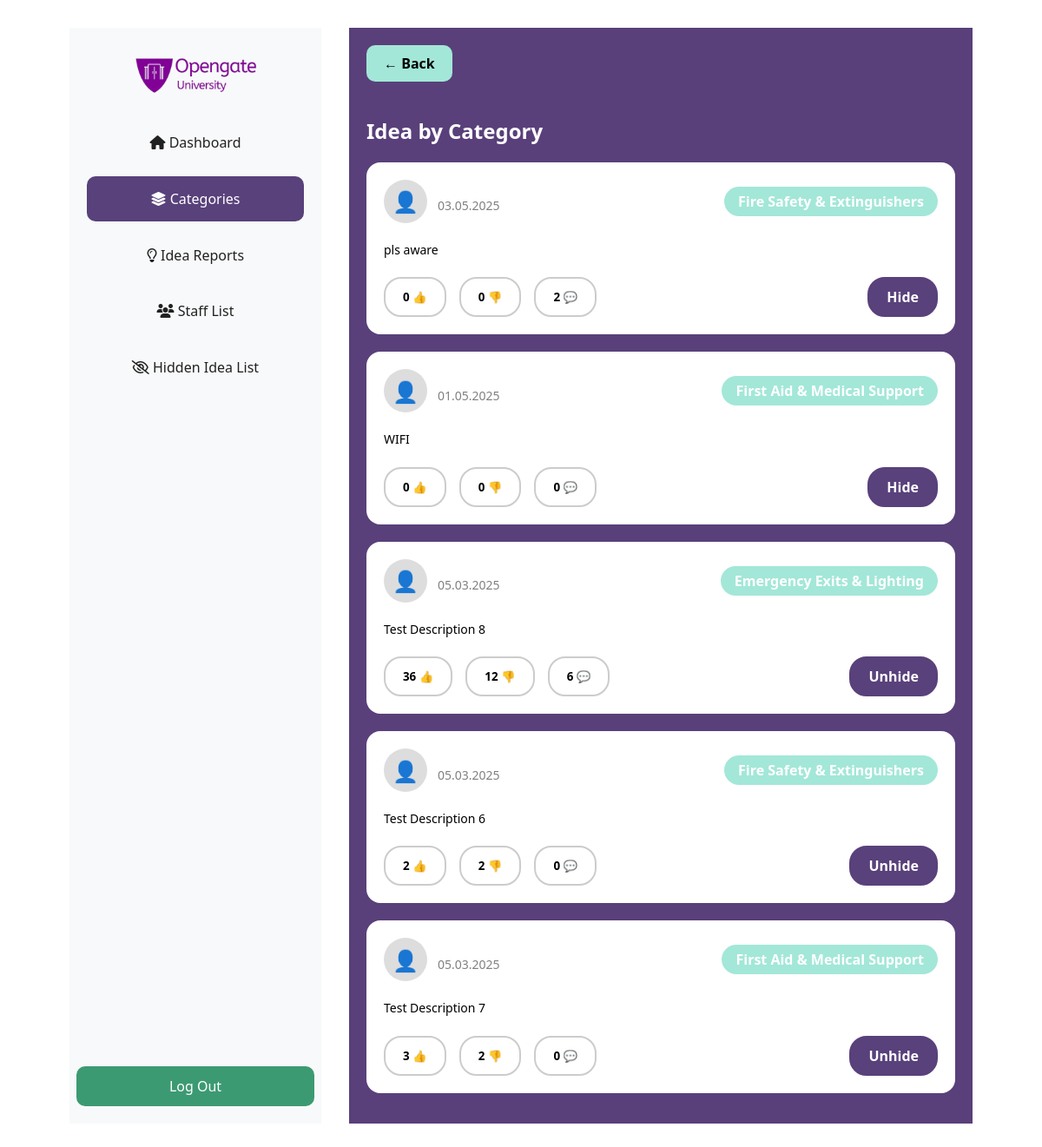
The page /EWSD/qa_manager_idea_list.php?category_name=Safety (signed in) on the database its author committed.
### tables this page shows
CREATE TABLE `maincategory` (
  `MainCategoryID` int(11) NOT NULL,
  `MainCategoryTitle` varchar(255) DEFAULT NULL,
  `Description` text DEFAULT NULL,
  `Status` varchar(255) DEFAULT NULL,
  `created_at` timestamp NOT NULL DEFAULT current_timestamp(),
  `updated_at` timestamp NOT NULL DEFAULT current_timestamp() ON UPDATE current_timestamp()
);

CREATE TABLE `ideas` (
  `idea_id` int(11) NOT NULL,
  `userID` int(11) DEFAULT NULL,
  `requestIdea_id` int(11) DEFAULT NULL,
  `SubCategoryID` int(11) DEFAULT NULL,
  `title` varchar(255) DEFAULT NULL,
  `description` text DEFAULT NULL,
  `img_path` text DEFAULT NULL,
  `status` varchar(255) DEFAULT NULL,
  `anonymousSubmission` tinyint(1) DEFAULT NULL,
  `created_at` timestamp NOT NULL DEFAULT current_timestamp(),
  `updated_at` timestamp NOT NULL DEFAULT current_timestamp() ON UPDATE current_timestamp()
);

CREATE TABLE `subcategory` (
  `SubCategoryID` int(11) NOT NULL,
  `MainCategoryID` int(11) DEFAULT NULL,
  `SubCategoryTitle` varchar(255) DEFAULT NULL,
  `Description` text DEFAULT NULL,
  `created_at` timestamp NOT NULL DEFAULT current_timestamp(),
  `updated_at` timestamp NOT NULL DEFAULT current_timestamp() ON UPDATE current_timestamp()
);

### EWSD/qa_manager_idea_list.php (the view, shortened to what this page needs)
<?php
$connect = new Connect();
$connection = $connect->getConnection();
$categoryName = '';
if (isset($_GET['category_name'])) {
    $categoryName = mysqli_real_escape_string($connection, $_GET['category_name']);
}
$topQuery = "SELECT
        mc.MainCategoryTitle,
        sc.SubCategoryTitle,
        i.idea_id,
        u.user_name,
        i.title AS idea_title,
        i.description AS idea_description,
        i.status AS idea_status,
        i.anonymousSubmission,
        i.created_at AS idea_created_at,
        i.updated_at AS idea_updated_at,
        dp.department_name AS department_name,
        COUNT(DISTINCT ic.ideacommentID) AS comment_count,
        COUNT(DISTINCT iv.ideavoteID) AS total_votes,
        SUM(CASE WHEN iv.votetype = 1 THEN 1 ELSE 0 END) AS upvotes,
        SUM(CASE WHEN iv.votetype = 2 THEN 2 ELSE 0 END) AS downvotes,
        GROUP_CONCAT(ic.ideacommentText SEPARATOR '||') AS comment_texts,
        GROUP_CONCAT(ic.created_at SEPARATOR '||') AS comment_dates
    FROM
        maincategory mc
    JOIN
        subcategory sc ON mc.MainCategoryID = sc.MainCategoryID
    LEFT JOIN
        ideas i ON sc.SubCategoryID = i.SubCategoryID
    LEFT JOIN
        idea_comment ic ON i.idea_id = ic.idea_id
    LEFT JOIN
        idea_vote iv ON i.idea_id = iv.idea_id
    LEFT JOIN
        users u ON u.user_id = i.userID
    LEFT JOIN
        departments dp ON dp.department_id = u.department_id
WHERE
    mc.MainCategoryTitle = '$categoryName'
    AND (i.status = 'active' OR i.status = 'hide' OR i.status = 'pending')
    GROUP BY
        mc.MainCategoryTitle,
        sc.SubCategoryTitle,
        i.idea_id
    ORDER BY
        -- mc.MainCategoryTitle,
        -- sc.SubCategoryTitle,
        i.created_at DESC";
$topResult = mysqli_query($connection, $topQuery);
$ideas = [];
while ($row = mysqli_fetch_assoc($topResult)) {
    if (!empty($row['idea_id'])) {
        $ideas[] = $row;
    }
}
?>
<!DOCTYPE html>
<html lang="en">
<head>
    <link rel="stylesheet" href="style.css">
    <link rel="stylesheet" href="https://cdnjs.cloudflare.com/ajax/libs/font-awesome/6.4.2/css/all.min.css">
</head>
<body>
    <div class="admin-container">
        <div class="side-nav">
            <div class="logo text-center">
                <img src="Images/logo.png" alt="logo" width="150px" style="margin: 8px 0px;">
            </div>
            <a class="nav-link" href="qa_manager_dashboard.php"><i class="fa-solid fa-house"></i> Dashboard</a>
            <a class="nav-link-active" href="qa_manager_home.php"><i class="fa-solid fa-layer-group"></i> Categories</a>
            <a class="nav-link" href="qa_manager_idea_summary.php"><i class="fa-regular fa-lightbulb"></i> Idea Reports</a>
            <a class="nav-link" href="qa_manager_staff_list.php"><i class="fa-solid fa-users"></i> Staff List</a>
            <a class="nav-link" href="qa_manager_hidden_idea_list.php"><i class="fa-regular fa-eye-slash"></i> Hidden Idea List</a>
            <a class=" logout" href="logout.php" onclick="return confirm('Do You Want To Log Out?')">Log Out</a>
        </div>
        <main class="content">
            <a href="qa_manager_home.php" class="back-btn">← Back</a>
            <h2>Idea by <span>Category</span></h2>
    <?php if (empty($ideas)): ?>
        <div class="no-ideas-message">
            Currently, there are no ideas.
        </div>
    <?php else: ?>
        <?php foreach ($ideas as $idea): ?>
            <?php if (!empty($idea['idea_id'])): ?>
                <div class="card">
                    <div class="user-info">
                        <div class="user-left">
                            <div class="avatar">👤</div>
                            <div>
                                <p class="user-name"><?= htmlspecialchars($idea['user_name']) ?></p>
                                <p class="dept-name"><?= htmlspecialchars($idea['department_name']) ?></p>
                                <p class="date"><?= date("d.m.Y", strtotime($idea['idea_created_at'])) ?></p>
                            </div>
                        </div>
                        <span class="subcategory"><?= htmlspecialchars($idea['SubCategoryTitle']) ?></span>
                    </div>
                    <p class="idea-text"><?= htmlspecialchars($idea['idea_description']) ?></p>
                    <div class="reactions">
                        <button><?= $idea['upvotes'] ?> 👍</button>
                        <button><?= $idea['downvotes'] ?> 👎</button>
                        <button onclick="openModal(<?= $idea['idea_id'] ?>)"><?= $idea['comment_count'] ?> 💬</button>
                        <?php
                            $idea_status = $idea['idea_status'];
                            if ($idea_status == 'hide') {
                                echo '<a href="hide_idea_qa_mg_all_cat.php?id=' . urlencode($idea['idea_id']) . '&category_name=' . urlencode($categoryName) . '" class="hide-idea-btn">Unhide</a>';
                            } else {
                                echo '<a href="hide_idea_qa_mg_all_cat.php?id=' . urlencode($idea['idea_id']) . '&category_name=' . urlencode($categoryName) . '" class="hide-idea-btn">Hide</a>';
                            }
                        ?>
                    </div>
                </div>
            <?php endif; ?>
        <?php endforeach; ?>
    <?php endif; ?>
</body>
</html>

### EWSD/style.css (style rules this page uses)
* { font-family: 'Segoe UI', Tahoma, Geneva, Verdana, sans-serif; }
.admin-container { position: relative; margin: 2rem 5rem; display: flex; gap: 2rem; height: 90vh; }
.admin-container .side-nav { width: 250px; display: flex; flex-direction: column; align-items: center; gap: 0.8rem; }
.admin-container .side-nav .nav-link { text-decoration: none; color: #212121; padding: 15px 0px; transition: all 0.3s; width: 100%; text-align: center; border-radius: 10px; }
.admin-container .side-nav .nav-link-active { text-decoration: none; width: 100%; background-color: #59417B; color: #fff; text-align: center; padding: 2rem; border-radius: 10px; padding: 15px 0px; }
.side-nav { display: flex; flex-direction: column; width: 250px; background-color: #f8f9fa; padding: 20px; }
.logout { margin-top: auto; color: #fff; border-radius: 10px; background-color: red; padding: 15px 0px; transition: all 0.3s; width: 100%; text-align: center; border-radius: 10px; text-decoration: none; }

### EWSD/qa_manager_idea_list.php (style rules this page uses)
body { font-family: 'Poppins', sans-serif; margin: 0; padding: 0; }
.back-btn { background-color: #A3E7D8; color: black; font-weight: 600; border: none; padding: 10px 20px; border-radius: 10px; display: inline-flex; align-items: center; gap: 8px; cursor: pointer; margin-bottom: 20px; text-decoration: none; }
.logout { margin-top: auto; background: #3c9a72; padding: 12px; color: white; border: none; width: 100%; border-radius: 10px; cursor: pointer; font-size: 16px; }
h2 { font-size: 24px; margin-bottom: 20px; }
h2 span { font-weight: 600; }
.card { background: white; border-radius: 16px; padding: 20px; margin-bottom: 20px; color: black; }
.user-info { display: flex; align-items: center; justify-content: space-between; }
.user-left { display: flex; align-items: center; gap: 12px; }
.avatar { width: 50px; height: 50px; background: #ddd; border-radius: 50%; font-size: 24px; display: flex; align-items: center; justify-content: center; }
.dept-name { font-weight: 600; margin: 0; font-size: 13px; color:#797979; padding-bottom: 5px; }
.user-name { font-weight: 600; font-size: 16px; margin: 0; color:#313131; padding-bottom: 5px; text-align: left; }
.date { color: gray; font-size: 14px; margin: 0; }
.content { flex: 1; background: rgb(89, 64, 122); color: white; padding: 20px; overflow-y: auto; }
.subcategory { background-color: #A3E7D8; padding: 6px 16px; border-radius: 20px; font-weight: 600; color: white; }
.idea-text { margin: 20px 0; font-size: 14px; line-height: 1.6; }
.reactions { display: flex; gap: 15px; }
.reactions button { padding: 10px 20px; border: 2px solid #ccc; border-radius: 20px; background: white; font-weight: 600; display: flex; align-items: center; gap: 8px; cursor: pointer; }
.reactions a { padding: 10px 20px; border: 2px solid #ccc; text-decoration: none; border-radius: 20px; background: white; font-weight: 600; display: flex; align-items: center; gap: 8px; cursor: pointer; }
.reactions .hide-idea-btn { margin-left: auto; background-color: #59417B; border-color: #59417B; color: white; }

### rows shown on the page
maincategory: ideas.created_at "03.05.2025", subcategory.SubCategoryTitle "Fire Safety & Extinguishers", ideas.description "pls aware", upvotes "0", downvotes "0", comment_count "2", ideas.created_at "01.05.2025", subcategory.SubCategoryTitle "First Aid & Medical Support", ideas.description "WIFI", comment_count "0", ideas.created_at "05.03.2025", subcategory.SubCategoryTitle "Emergency Exits & Lighting", ideas.description "Test Description 8", upvotes "36", downvotes "12", comment_count "6", ideas.description "Test Description 6", upvotes "2", downvotes "2", ideas.description "Test Description 7", upvotes "3"
